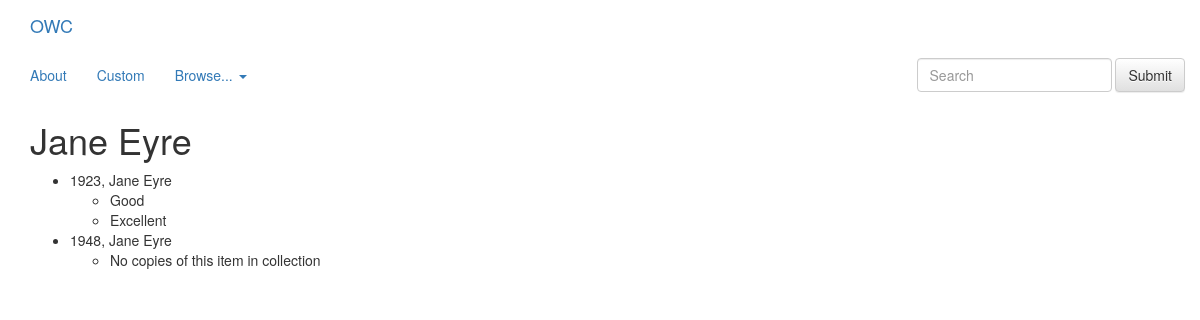
Screenshot of /book/1/ with the database file from the repository.
### books/models.py (models this page shows, shortened)
class Book(models.Model):
    title = models.CharField(max_length=200)
    volume = models.IntegerField(default=0)

class Edition(models.Model):
    year = models.IntegerField(default=0)
    book = models.ForeignKey(Book, on_delete=models.CASCADE)

class Instance(models.Model):
    condition = models.CharField(max_length=64)
    price = models.FloatField(default=0.00)
    edition = models.ForeignKey(Edition, on_delete=models.CASCADE)

### books/views.py (the view)
# urls.py: url(r'^(?P<book_id>[0-9]+)/$', views.detail, name='detail'),
def detail(request, book_id):
    book = get_object_or_404(Book, pk=book_id)
    return render(request, 'books/detail.html', {'book': book})

### books/templates/books/detail.html (shortened to what this page needs)
{% extends 'books/base.html' %}
{% block content %}
<h1>{{ book.title }}</h1>
{% if book.edition_set.all %}
<ul>
{% for edition in book.edition_set.all %}
    <li>{{ edition.year }}, {{ edition.book.title }}
    	<ul>
    	{% if edition.instance_set.all %}
    	{% for instance in edition.instance_set.all %}
    		<li>{{ instance.condition }}</li>
    	{% endfor %}
    	{% else %}
    		<li>No copies of this item in collection</li>
    	{% endif %}
    	</ul>
    </li>
{% endfor %}
</ul>
{% else %}
	<p>No editions of this book in collection</p>
{% endif %}
{% endblock %}

### rows the page displays
Book: title "Jane Eyre"
Edition: year "1923", book "Jane Eyre"
Instance: condition "Good"
Instance: condition "Excellent"
Edition: year "1948", book "Jane Eyre", shows "No copies of this item in collection"
